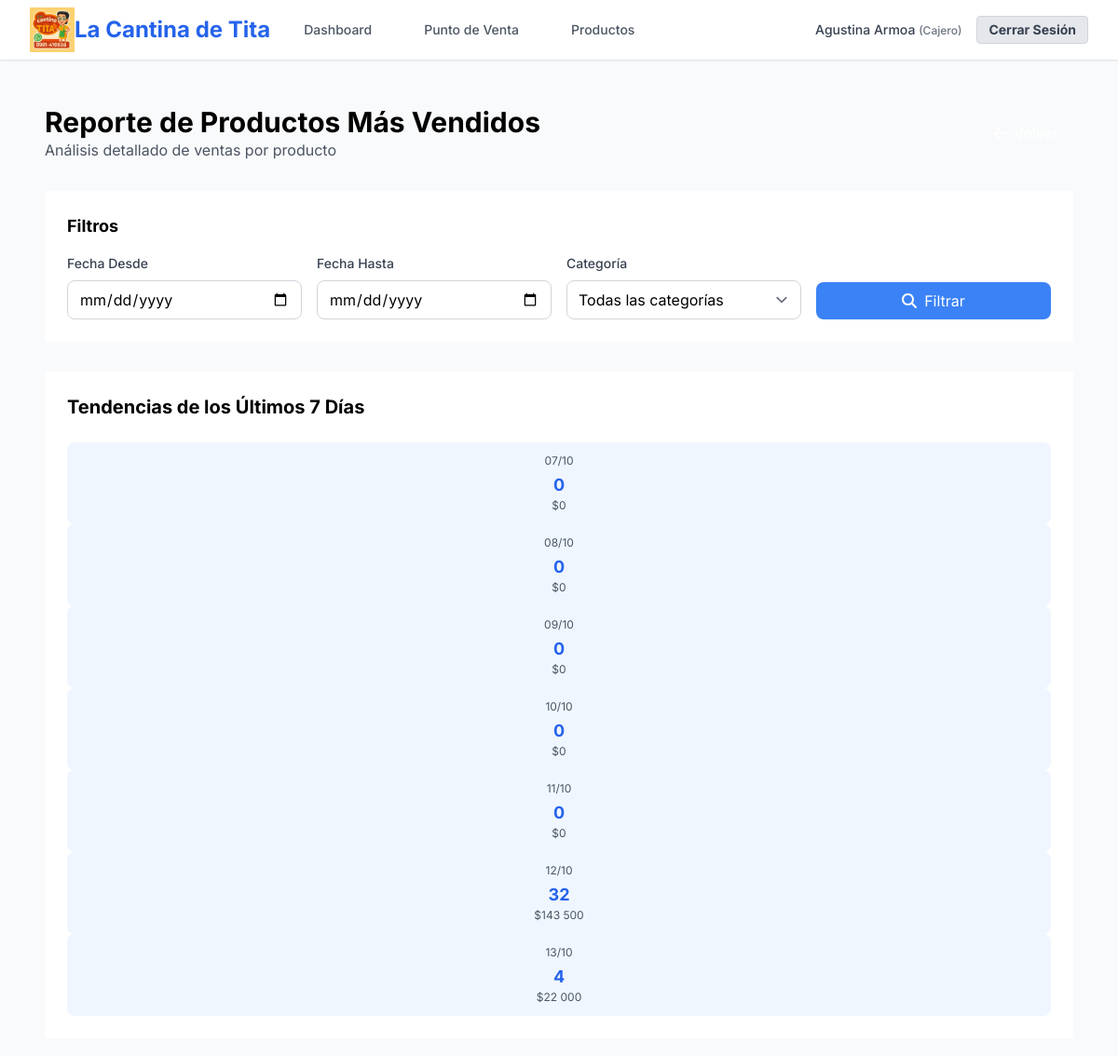
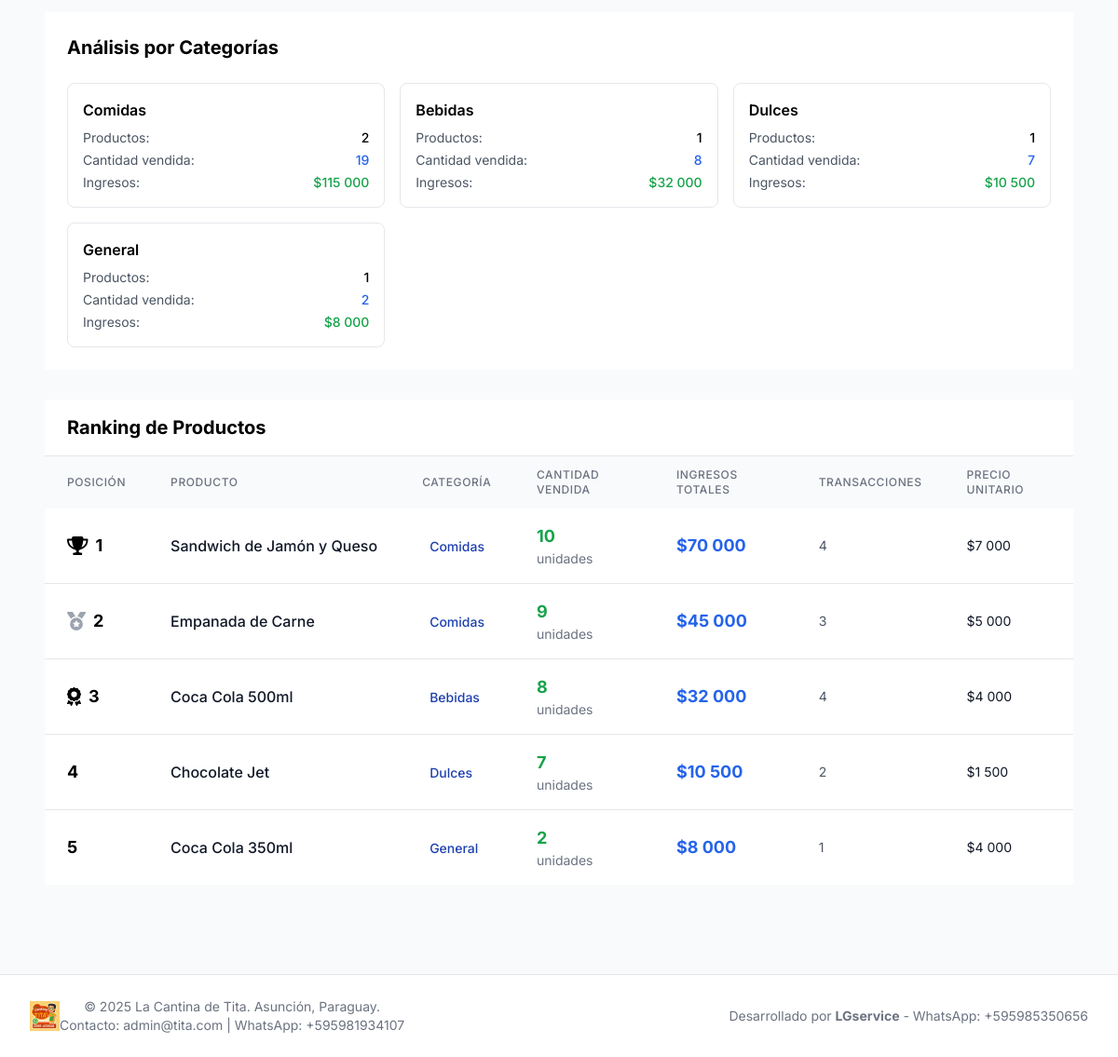
Screenshot of /reportes/productos-vendidos/ (signed in) with the database file from the repository (2 pictures, top to bottom).
### usuarios/models.py (models this page shows, shortened)
class Usuario(AbstractUser):
    TIPO_USUARIO_CHOICES = [
        ('padre', 'Padre/Tutor'),
        ('cajero', 'Cajero'),
        ('administrador', 'Administrador'),
    ]
    tipo_usuario = models.CharField(
        max_length=15,
        choices=TIPO_USUARIO_CHOICES,
        default='padre'
    )
    telefono_regex = RegexValidator(
        regex=r'^\+?1?\d{9,15}$',
        message="El número de teléfono debe estar en formato: '+999999999'. Hasta 15 dígitos."
    )
    telefono = models.CharField(validators=[telefono_regex], max_length=17, blank=True)
    cedula = models.CharField(max_length=20, unique=True, null=True, blank=True)
    direccion = models.TextField(blank=True)
    activo = models.BooleanField(default=True)
    fecha_creacion = models.DateTimeField(auto_now_add=True)
    fecha_actualizacion = models.DateTimeField(auto_now=True)
    class Meta:
        verbose_name = "Usuario"
        verbose_name_plural = "Usuarios"

### productos/models.py (models this page shows, shortened)
class Categoria(models.Model):
    nombre = models.CharField(max_length=100, unique=True)
    descripcion = models.TextField(blank=True)
    activo = models.BooleanField(default=True)
    fecha_creacion = models.DateTimeField(auto_now_add=True)
    class Meta:
        verbose_name = "Categoría"
        verbose_name_plural = "Categorías"
        ordering = ['nombre']

### reportes/views.py (the view)
# urls.py: path('productos-vendidos/', views.reporte_productos_mas_vendidos, name='reporte_productos_mas_vendidos'),
@login_required
def reporte_productos_mas_vendidos(request):
    if request.user.tipo_usuario not in ['administrador', 'cajero']:
        messages.error(request, 'No tienes permisos para ver este reporte')
        return redirect('usuarios:dashboard')
    fecha_desde = request.GET.get('fecha_desde')
    fecha_hasta = request.GET.get('fecha_hasta')
    categoria_id = request.GET.get('categoria_id')
    detalles_query = DetalleVenta.objects.filter(venta__estado='pagada')
    if fecha_desde:
        detalles_query = detalles_query.filter(venta__fecha_venta__date__gte=fecha_desde)
    if fecha_hasta:
        detalles_query = detalles_query.filter(venta__fecha_venta__date__lte=fecha_hasta)
    if categoria_id:
        detalles_query = detalles_query.filter(producto__categoria_id=categoria_id)
    productos_vendidos = detalles_query.values(
        'producto__id',
        'producto__nombre',
        'producto__categoria__nombre',
        'producto__precio_venta'
    ).annotate(
        cantidad_vendida=Sum('cantidad'),
        total_ingresos=Sum(F('cantidad') * F('precio_unitario')),
        num_transacciones=Count('venta', distinct=True)
    ).order_by('-cantidad_vendida')
    categorias_analysis = detalles_query.values(
        'producto__categoria__nombre'
    ).annotate(
        total_productos=Count('producto', distinct=True),
        cantidad_vendida=Sum('cantidad'),
        total_ingresos=Sum(F('cantidad') * F('precio_unitario'))
    ).order_by('-total_ingresos')
    hace_7_dias = timezone.now().date() - timedelta(days=7)
    tendencias = []
    for i in range(7):
        fecha = hace_7_dias + timedelta(days=i)
        ventas_dia = DetalleVenta.objects.filter(
            venta__fecha_venta__date=fecha,
            venta__estado='pagada'
        ).aggregate(
            total_items=Sum('cantidad'),
            total_ingresos=Sum(F('cantidad') * F('precio_unitario'))
        )
        tendencias.append({
            'fecha': fecha,
            'total_items': ventas_dia['total_items'] or 0,
            'total_ingresos': ventas_dia['total_ingresos'] or Decimal('0.00')
        })
    context = {
        'titulo': 'Reporte de Productos Más Vendidos',
        'productos_vendidos': productos_vendidos,
        'categorias_analysis': categorias_analysis,
        'tendencias': tendencias,
        'categorias': Categoria.objects.filter(activo=True),
        'fecha_desde': fecha_desde,
        'fecha_hasta': fecha_hasta,
        'categoria_id': int(categoria_id) if categoria_id else None,
    }
    return render(request, 'reportes/reporte_productos_mas_vendidos.html', context)

### templates/reportes/reporte_productos_mas_vendidos.html (shortened to what this page needs)
{% extends 'base.html' %}
{% load static %}
{% block content %}
<div class="container mx-auto px-4 py-6">
    <div class="flex justify-between items-center mb-8">
        <div>
            <h1 class="text-3xl font-bold text-gray-800">{{ titulo }}</h1>
            <p class="text-gray-600">Análisis detallado de ventas por producto</p>
        </div>
        <a href="{% url 'reportes:lista_reportes' %}" class="bg-gray-500 text-white px-4 py-2 rounded-lg hover:bg-gray-600 transition-colors">
            <i class="fas fa-arrow-left mr-2"></i>Volver
        </a>
    </div>
    <div class="bg-white rounded-xl shadow-lg p-6 mb-8">
        <h2 class="text-lg font-bold text-gray-800 mb-4">Filtros</h2>
        <form method="GET" class="grid grid-cols-1 md:grid-cols-4 gap-4">
            <div>
                <label class="block text-sm font-medium text-gray-700 mb-2">Fecha Desde</label>
                <input type="date" name="fecha_desde" value="{{ fecha_desde }}"
                       class="w-full px-3 py-2 border border-gray-300 rounded-lg focus:outline-none focus:ring-2 focus:ring-blue-500">
            </div>
            <div>
                <label class="block text-sm font-medium text-gray-700 mb-2">Fecha Hasta</label>
                <input type="date" name="fecha_hasta" value="{{ fecha_hasta }}"
                       class="w-full px-3 py-2 border border-gray-300 rounded-lg focus:outline-none focus:ring-2 focus:ring-blue-500">
            </div>
            <div>
                <label class="block text-sm font-medium text-gray-700 mb-2">Categoría</label>
                <select name="categoria_id" class="w-full px-3 py-2 border border-gray-300 rounded-lg focus:outline-none focus:ring-2 focus:ring-blue-500">
                    <option value="">Todas las categorías</option>
                </select>
            </div>
            <div class="flex items-end">
                <button type="submit" class="w-full bg-blue-500 text-white px-4 py-2 rounded-lg hover:bg-blue-600 transition-colors">
                    <i class="fas fa-search mr-2"></i>Filtrar
                </button>
            </div>
        </form>
    </div>
    {% if tendencias %}
    <div class="bg-white rounded-xl shadow-lg p-6 mb-8">
        <h2 class="text-xl font-bold text-gray-800 mb-6">Tendencias de los Últimos 7 Días</h2>
        <div class="grid grid-cols-7 gap-2">
            {% for dia in tendencias %}
            <div class="text-center p-3 bg-blue-50 rounded-lg">
                <div class="text-xs text-gray-600 mb-1">{{ dia.fecha|date:"d/m" }}</div>
                <div class="text-lg font-bold text-blue-600">{{ dia.total_items }}</div>
                <div class="text-xs text-gray-600">${{ dia.total_ingresos|floatformat:0 }}</div>
            </div>
            {% endfor %}
        </div>
    </div>
    {% endif %}
    {% if categorias_analysis %}
    <div class="bg-white rounded-xl shadow-lg p-6 mb-8">
        <h2 class="text-xl font-bold text-gray-800 mb-6">Análisis por Categorías</h2>
        <div class="grid grid-cols-1 md:grid-cols-2 lg:grid-cols-3 gap-4">
            {% for categoria in categorias_analysis %}
            <div class="border border-gray-200 rounded-lg p-4 hover:shadow-md transition-shadow">
                <h3 class="font-semibold text-gray-800 mb-2">{{ categoria.producto__categoria__nombre }}</h3>
                <div class="space-y-1">
                    <div class="flex justify-between text-sm">
                        <span class="text-gray-600">Productos:</span>
                        <span class="font-medium">{{ categoria.total_productos }}</span>
                    </div>
                    <div class="flex justify-between text-sm">
                        <span class="text-gray-600">Cantidad vendida:</span>
                        <span class="font-medium text-blue-600">{{ categoria.cantidad_vendida }}</span>
                    </div>
                    <div class="flex justify-between text-sm">
                        <span class="text-gray-600">Ingresos:</span>
                        <span class="font-medium text-green-600">${{ categoria.total_ingresos|floatformat:0 }}</span>
                    </div>
                </div>
            </div>
            {% endfor %}
        </div>
    </div>
    {% endif %}
    {% if productos_vendidos %}
    <div class="bg-white rounded-xl shadow-lg overflow-hidden">
        <div class="px-6 py-4 border-b border-gray-200">
            <h2 class="text-xl font-bold text-gray-800">Ranking de Productos</h2>
        </div>
        <div class="overflow-x-auto">
            <table class="min-w-full">
                <thead class="bg-gray-50">
                    <tr>
                        <th class="px-6 py-3 text-left text-xs font-medium text-gray-500 uppercase tracking-wider">Posición</th>
                        <th class="px-6 py-3 text-left text-xs font-medium text-gray-500 uppercase tracking-wider">Producto</th>
                        <th class="px-6 py-3 text-left text-xs font-medium text-gray-500 uppercase tracking-wider">Categoría</th>
                        <th class="px-6 py-3 text-left text-xs font-medium text-gray-500 uppercase tracking-wider">Cantidad Vendida</th>
                        <th class="px-6 py-3 text-left text-xs font-medium text-gray-500 uppercase tracking-wider">Ingresos Totales</th>
                        <th class="px-6 py-3 text-left text-xs font-medium text-gray-500 uppercase tracking-wider">Transacciones</th>
                        <th class="px-6 py-3 text-left text-xs font-medium text-gray-500 uppercase tracking-wider">Precio Unitario</th>
                    </tr>
                </thead>
                <tbody class="divide-y divide-gray-200">
                    {% for producto in productos_vendidos %}
                    <tr class="hover:bg-gray-50">
                        <td class="px-6 py-4 whitespace-nowrap">
                            <div class="flex items-center">
                                {% if forloop.counter <= 3 %}
                                    {% if forloop.counter == 1 %}
                                    <i class="fas fa-trophy text-yellow-500 text-xl mr-2"></i>
                                    {% elif forloop.counter == 2 %}
                                    <i class="fas fa-medal text-gray-400 text-xl mr-2"></i>
                                    {% else %}
                                    <i class="fas fa-award text-orange-600 text-xl mr-2"></i>
                                    {% endif %}
                                {% endif %}
                                <span class="font-bold text-lg">{{ forloop.counter }}</span>
                            </div>
                        </td>
                        <td class="px-6 py-4 whitespace-nowrap">
                            <div class="font-medium text-gray-900">{{ producto.producto__nombre }}</div>
                        </td>
                        <td class="px-6 py-4 whitespace-nowrap">
                            <span class="bg-blue-100 text-blue-800 text-sm font-medium px-2 py-1 rounded">
                                {{ producto.producto__categoria__nombre }}
                            </span>
                        </td>
                        <td class="px-6 py-4 whitespace-nowrap">
                            <div class="text-lg font-bold text-green-600">{{ producto.cantidad_vendida }}</div>
                            <div class="text-sm text-gray-500">unidades</div>
                        </td>
                        <td class="px-6 py-4 whitespace-nowrap">
                            <div class="text-lg font-bold text-blue-600">${{ producto.total_ingresos|floatformat:0 }}</div>
                        </td>
                        <td class="px-6 py-4 whitespace-nowrap text-sm text-gray-600">
                            {{ producto.num_transacciones }}
                        </td>
                        <td class="px-6 py-4 whitespace-nowrap text-sm text-gray-900">
                            ${{ producto.producto__precio_venta|floatformat:0 }}
                        </td>
                    </tr>
                    {% endfor %}
                </tbody>
            </table>
        </div>
    </div>
    {% endif %}
</div>
{% endblock %}

### templates/base.html (shortened to what this page needs)
<!DOCTYPE html>
<html lang="es">
<head>
    {% load static %}
    <link rel="stylesheet" href="{% static 'dist/output.css' %}">
</head>
<body class="bg-gray-50 font-sans">
    <nav class="bg-white shadow-sm border-b border-gray-200">
        <div class="max-w-7xl mx-auto px-4 sm:px-6 lg:px-8">
            <div class="flex justify-between h-16">
                <div class="flex items-center">
                    <div class="flex-shrink-0 flex items-center">
                        <img src="{% static 'images/logo-cantina-tita.png' %}" alt="La Cantina de Tita" class="h-12 w-auto mr-3">
                        <h1 class="text-2xl font-bold text-cantina-primary">La Cantina de Tita</h1>
                    </div>
                    <div class="hidden md:ml-6 md:flex md:space-x-8">
                        {% if user.is_authenticated %}
                            <a href="{% url 'usuarios:dashboard' %}" class="nav-link {% if request.resolver_match.url_name == 'dashboard' %}active{% endif %}">
                                Dashboard
                            </a>
                            {% if user.tipo_usuario == 'administrador' or user.tipo_usuario == 'cajero' %}
                                <a href="{% url 'ventas:pos_dashboard' %}" class="nav-link {% if 'ventas' in request.resolver_match.namespace %}active{% endif %}">
                                    Punto de Venta
                                </a>
                                <a href="{% url 'productos:lista_productos' %}" class="nav-link {% if 'productos' in request.resolver_match.namespace %}active{% endif %}">
                                    Productos
                                </a>
                            {% endif %}
                        {% endif %}
                    </div>
                </div>
                <div class="flex items-center">
                    {% if user.is_authenticated %}
                        <div class="relative ml-3">
                            <div class="flex items-center space-x-4">
                                <span class="text-sm font-medium text-gray-700">
                                    {{ user.get_full_name|default:user.username }}
                                    <span class="text-xs text-gray-500">({{ user.get_tipo_usuario_display }})</span>
                                </span>
                                <a href="{% url 'usuarios:logout' %}" class="btn-secondary text-sm py-1 px-3">
                                    Cerrar Sesión
                                </a>
                            </div>
                        </div>
                    {% else %}
                        <a href="{% url 'login' %}" class="btn-primary">
                            Iniciar Sesión
                        </a>
                    {% endif %}
                </div>
            </div>
        </div>
    </nav>
    <main class="max-w-7xl mx-auto py-6 px-4 sm:px-6 lg:px-8">
        {% block content %}{% endblock %}
    </main>
    <footer class="bg-white border-t border-gray-200 mt-12">
        <div class="max-w-7xl mx-auto py-6 px-4 sm:px-6 lg:px-8">
            <div class="md:flex md:items-center md:justify-between">
                <div class="flex justify-center md:order-2">
                    <p class="text-sm text-gray-500">
                        Desarrollado por <strong>LGservice</strong> - WhatsApp: +595985350656
                    </p>
                </div>
                <div class="mt-8 md:mt-0 md:order-1 flex items-center justify-center">
                    <img src="{% static 'images/logo-cantina-tita.png' %}" alt="La Cantina de Tita" class="h-8 w-auto mr-3">
                    <div class="text-center text-sm text-gray-500">
                        &copy; 2025 La Cantina de Tita. Asunción, Paraguay.
                        <br>
                        Contacto: admin@tita.com | WhatsApp: +595981934107
                    </div>
                </div>
            </div>
        </div>
    </footer>
</body>
</html>

### rows the page displays
Usuario: get_full_name "Agustina Armoa", tipo_usuario "Cajero"
Categoria: producto__categoria__nombre "Bebidas", total_productos "1", cantidad_vendida "8", total_ingresos "32 000"
Categoria: producto__categoria__nombre "Dulces", total_productos "1", cantidad_vendida "7", total_ingresos "10 500"
Categoria: producto__categoria__nombre "General", total_productos "1", cantidad_vendida "2", total_ingresos "8 000"

### other values shown
{{ titulo }} "Reporte de Productos Más Vendidos"
{{ dia.fecha|date:"d/m" }} "07/10" "08/10" "09/10" "10/10" "11/10" "12/10" "13/10"
{{ dia.total_items }} "0" "0" "0" "0" "0" "32" "4"
{{ dia.total_ingresos|floatformat:0 }} "0" "0" "0" "0" "0" "143 500" "22 000"
{{ categoria.producto__categoria__nombre }} "Comidas"
{{ categoria.total_productos }} "2"
{{ categoria.cantidad_vendida }} "19"
{{ categoria.total_ingresos|floatformat:0 }} "115 000"
{{ producto.producto__nombre }} "Sandwich de Jamón y Queso" "Empanada de Carne" "Coca Cola 500ml" "Chocolate Jet" "Coca Cola 350ml"
{{ producto.producto__categoria__nombre }} "Comidas" "Comidas" "Bebidas" "Dulces" "General"
{{ producto.cantidad_vendida }} "10" "9" "8" "7" "2"
{{ producto.total_ingresos|floatformat:0 }} "70 000" "45 000" "32 000" "10 500" "8 000"
{{ producto.num_transacciones }} "4" "3" "4" "2" "1"
{{ producto.producto__precio_venta|floatformat:0 }} "7 000" "5 000" "4 000" "1 500" "4 000"
